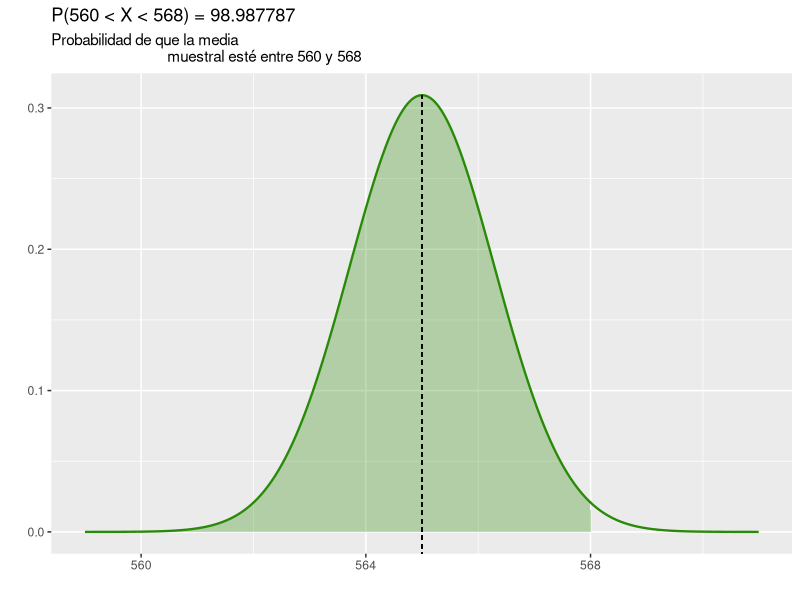
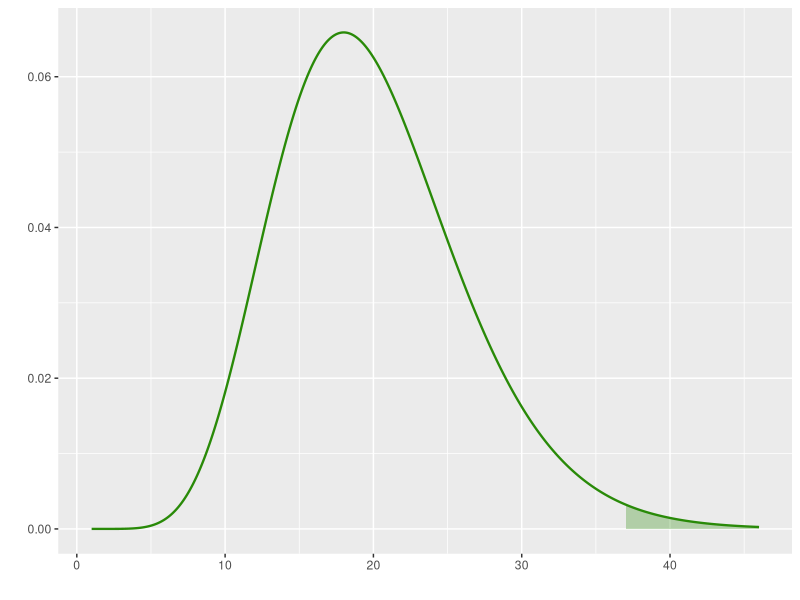
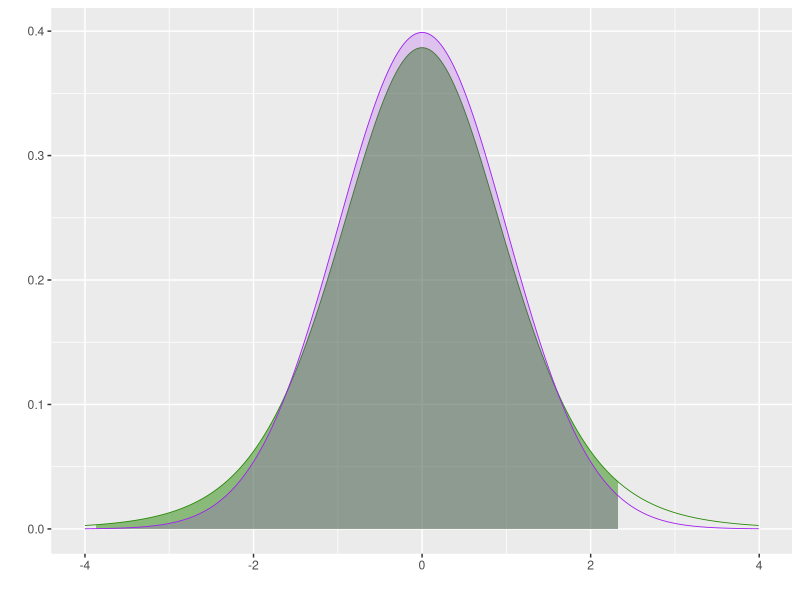
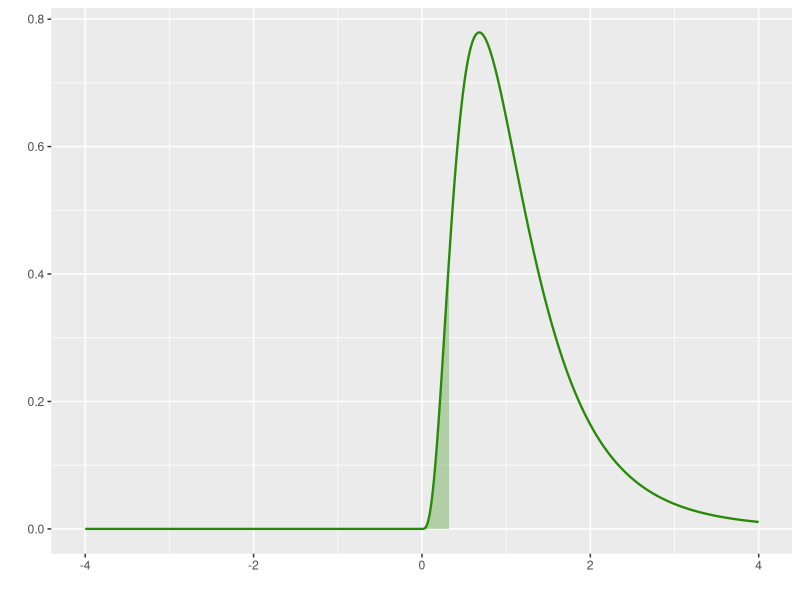

Source code (R) for these figures, in order:
## ---- chunk 1
library(tidyverse)
## ---- chunk 2
tamano_muestra = 9
media_pob = 565
var_pob = 15
desv_muestral = sqrt(var_pob/(tamano_muestra))

cota_inferior = 560
cota_superior = 568

p_intervalo = (pnorm(cota_superior,media_pob,desv_muestral)
               -pnorm(cota_inferior,media_pob,desv_muestral))*100 

print(p_intervalo)

## ---- chunk 3

sigma_5 <- 5 * desv_muestral
cota_inf_sigma5 <- round((media_pob - sigma_5), 0)
cota_sup_sigma5 <- round((media_pob + sigma_5), 0)
step_intervalo_sigma5 <- (2 * sigma_5 / 1000)

x <- seq(from = cota_inf_sigma5, to = cota_sup_sigma5, 
         by = step_intervalo_sigma5)
y <- dnorm(x, mean = media_pob, sd = desv_muestral)

datos_normal_1 <- data.frame(x, y)
datos_truncos <- datos_normal_1 %>% filter(x >= cota_inferior 
                                           & x <= cota_superior)

graf_problem_6 <- datos_normal_1 %>% ggplot(aes(x = x, y = y)) +
  geom_line(
    data = datos_normal_1,
    aes(x = x, y = y),
    linewidth = 0.8,
    color = "#298A08"
  ) +
  geom_area(
    data=datos_truncos,
    aes(y = y),
    fill = "#298A08",
    alpha = 0.3
  ) +
  geom_segment(
    x = media_pob, xend = media_pob,
    y = -0.1, yend = dnorm(media_pob,media_pob,desv_muestral),
    linetype = "dashed",
    linewidth = 0.1,
  )+
labs(x = "", y = "") +
  ggtitle(label = sprintf("P(%d < X < %d) = %f" , 
                          cota_inferior, cota_superior, p_intervalo),
          subtitle = sprintf("Probabilidad de que la media 
                             muestral esté entre %d y %d",
                             cota_inferior, cota_superior))

graf_problem_6

## ---- chunk 4
    tamano_muestra_7 = 21
    media_pob_7 = 10
    desv_est_pob_7 = 0.9
    var_pob_7 = desv_est_pob_7^2

    cota_inferior_7 = 1.5
    cota_superior_7 = NA

    cota_inf_chisq = ((tamano_muestra_7-1)/(var_pob_7))*cota_inferior_7

    print(cota_inf_chisq)

## ---- chunk 5

    library(tidyverse)
    cota_inf_sigma_7 <- round((media_pob_7 - 10 * desv_est_pob_7), 0)
    cota_sup_sigma_7 <- round((media_pob_7 + 40 * desv_est_pob_7), 0)
    step_intervalo_sigma5 <- (2 * desv_est_pob_7 / 1000)

    x_7 <- seq(from = cota_inf_sigma_7, to = cota_sup_sigma_7, 
               by = step_intervalo_sigma5)
    y_7 <- dchisq(x_7, df = (tamano_muestra_7-1))

    datos_normal_7 <- data.frame(x_7, y_7)
    datos_truncos_7 <- datos_normal_7 %>% filter(x_7 >= cota_inf_chisq)

    graf_problem_6 <- datos_normal_7 %>% ggplot(aes(x = x_7, y = y_7)) +
      geom_line(
        data = datos_normal_7,
        aes(x = x_7, y = y_7),
        linewidth = 0.8,
        color = "#298A08"
      ) +
      geom_area(
        data = datos_truncos_7,
        aes(y = y_7),
        fill = "#298A08",
        alpha = 0.3

      )+
    labs(x = "", y = "")

    graf_problem_6

## ---- chunk 6

    tamano_muestra_8 = 9
    media_pob_8 = 565
    var_mues_8 = 15

    cota_inferior_8 = 560
    cota_superior_8 = 568

    cota_inf_t = ((cota_inferior_8 - media_pob_8) 
                  / sqrt(var_mues_8 / tamano_muestra_8))   
    cota_sup_t = ((cota_superior_8 - media_pob_8) 
                  / sqrt(var_mues_8 / tamano_muestra_8))
    
                  
    print(cota_inf_t)
    print(cota_sup_t)

## ---- chunk 7
    library(tidyverse)

    cota_inf_sigma_8 <- -4
    cota_sup_sigma_8 <- 4
    step_intervalo_sigma5 <- (2 * sqrt(var_mues_8) / 1000)

    x_8 <- seq(from = cota_inf_sigma_8, to = cota_sup_sigma_8, 
               by = step_intervalo_sigma5)
    y_8 <- dt(x_8, df = (tamano_muestra_8 - 1))
    
    y_6 <- dnorm(x_8, mean = 0, sd =  1)
    
    

    datos_t_8 <- data.frame(x_8, y_8, y_6)
    datos_truncos_t_8 <- datos_t_8 %>% filter(x_8 >= cota_inf_t & x_8 <= cota_sup_t)
    
    
    graf_problem_8 <- datos_t_8 %>% ggplot(aes(x = x_8, y = y_8)) +
      geom_line(
        data = datos_t_8,
        aes(x = x_8, y = y_8),
        linewidth = 0.3,
        color = "#298A08"
      ) +
      geom_area(
        data = datos_truncos_t_8,
        aes(y = y_8),
        fill = "#298A08",
        alpha = 0.5

      )+
            geom_line(
        data = datos_t_8,
        aes(x = x_8, y = y_6),
        linewidth = 0.3,
        color = "purple"
      ) +
      geom_area(
        data = datos_truncos_t_8,
        aes(y = y_6),
        fill = "purple",
        alpha = 0.2
      ) +
    labs(x = "", y = "") 
    

    graf_problem_8
## ---- chunk 8
dt(cota_sup_t, df = (tamano_muestra_8 - 1)) - dt(cota_inf_t, df = (tamano_muestra_8 - 1))
## ---- chunk 9
tam_p = 10
tam_r = 15
cota = 0.5

cota_f = (tam_p - 1)/(tam_r - 1)*cota
cota_f

## ---- chunk 10
cota_inf_sigma5 <- -4
cota_sup_sigma5 <- 4
step_intervalo_sigma5 <- (.01)

x_9 <- seq(from = cota_inf_sigma5, to = cota_sup_sigma5, 
         by = step_intervalo_sigma5)
y_9 <- df(x_9,tam_p-1, tam_r-1)

datos_9 <- data.frame(x_9, y_9)
datos_truncos_9 <- datos_9 %>% filter(x_9 <= cota_f)

graf_problem_6 <- datos_9 %>% ggplot(aes(x = x_9, y = y_9)) +
  geom_line(
    data = datos_9,
    aes(x = x_9, y = y_9),
    linewidth = 0.8,
    color = "#298A08"
  ) +
  geom_area(
    data = datos_truncos_9,
    aes(y = y_9),
    fill = "#298A08",
    alpha = 0.3
  ) +
  geom_segment(
    x = media_pob, xend = media_pob,
    y = -0.1, yend = dnorm(media_pob,media_pob,desv_muestral),
    linetype = "dashed",
    linewidth = 0.1,
  )+
labs(x = "", y = "") 


graf_problem_6
